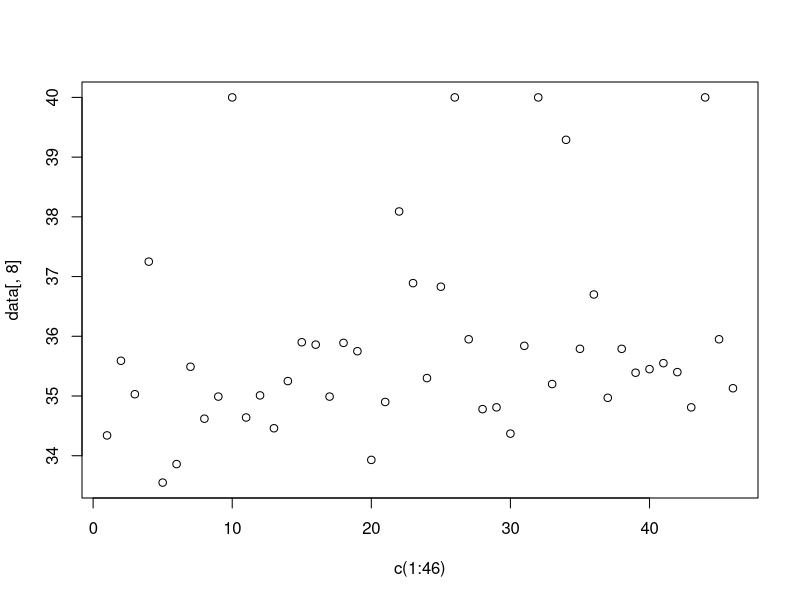

The R source for this figure:
setwd("/Users/mbyrd/StapletonLab/Stapleton_Lab/qPCR/adjustment")

data <- read.csv("corrected17June_Neill Thesis RNA samples.csv")

str(data)

plot(c(1:46),data[,8])
